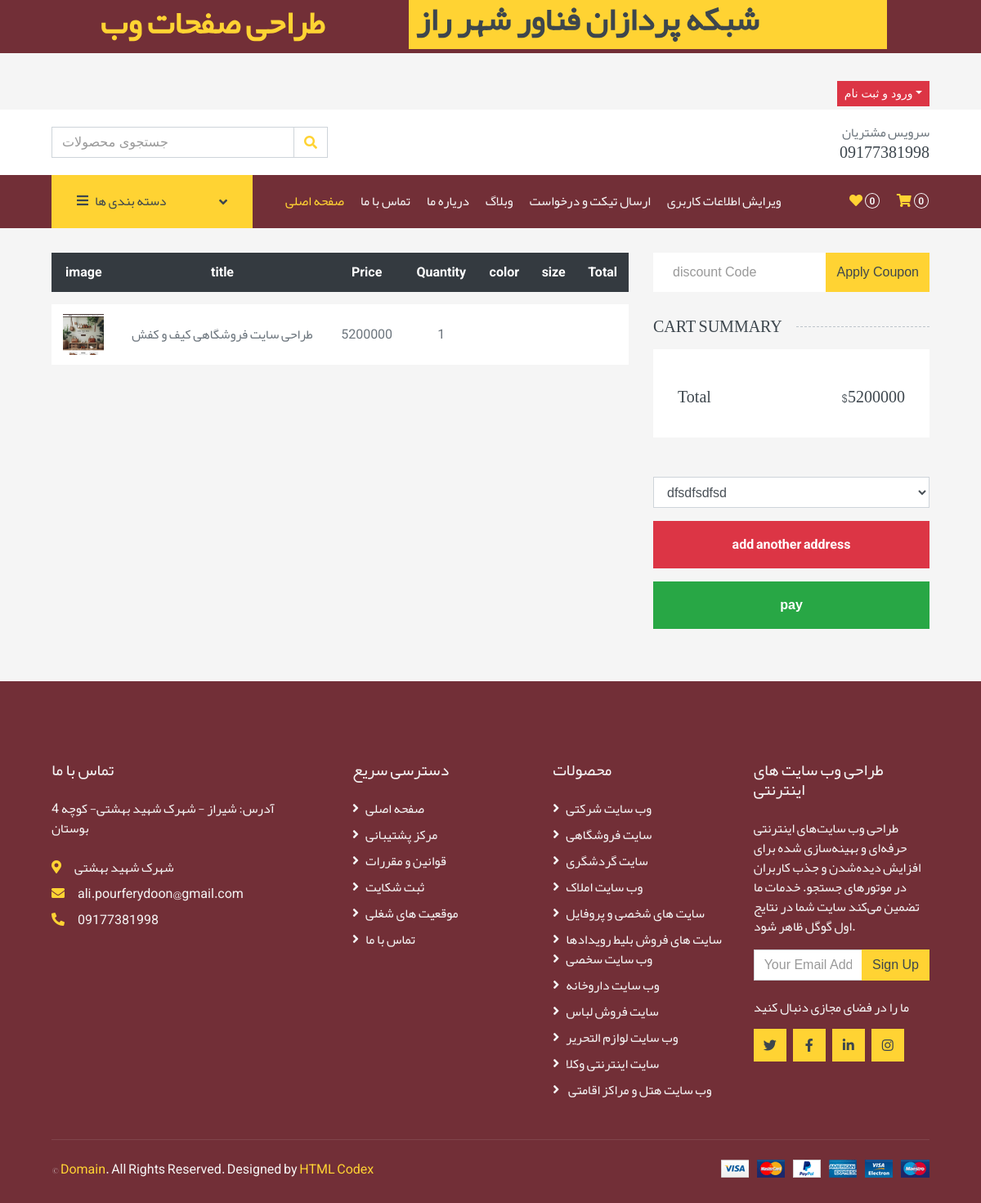
The page /cart/order/6 (signed in) on the database its author committed.
### cart/models.py (models this page shows, shortened)
class OrderItem(models.Model):
    order = models.ForeignKey(Order , on_delete=models.CASCADE , related_name= 'items')
    product = models.ForeignKey(Product , on_delete=models.CASCADE , related_name='items')
    size = models.CharField(max_length=12)
    color = models.CharField(max_length=12)
    quantity = models.IntegerField()
    price = models.IntegerField()

class Order(models.Model):
    user = models.ForeignKey(User,on_delete=models.CASCADE,related_name='order')
    total_price = models.IntegerField(default=0)
    created_at = models.DateTimeField(auto_now_add=True)
    is_paid = models.BooleanField(default=False)
    address = models.TextField(blank=True,null=True)

### product/models.py (models this page shows, shortened)
class Product(models.Model):
    category = models.ManyToManyField(Category)
    title = models.CharField(max_length=50)
    description =models.TextField()
    price = models.IntegerField()
    discount = models.IntegerField()
    image = models.ImageField(upload_to='products')

### cart/views.py (the view)
# urls.py: path('order/<int:pk>',views.OrderDetailView.as_view(),name='order_detail'),
class OrderDetailView(LoginRequiredMixin,View):
    def get(self , request , pk):
        order = get_object_or_404(Order,id=pk)
        return render(request,'cart/order_detail.html',{'order':order})

### cart/templates/cart/order_detail.html (shortened to what this page needs)
{% load static %}
<!DOCTYPE html>
<html lang="en">
<head>
    <link href="https://cdnjs.cloudflare.com/ajax/libs/font-awesome/5.10.0/css/all.min.css" rel="stylesheet">
    <link href=" {% static 'lib/animate/animate.min.css' %} " rel="stylesheet">
    <link href=" {% static 'lib/owlcarousel/assets/owl.carousel.min.css' %} " rel="stylesheet">
    <link href="{% static 'css/style.css' %} " rel="stylesheet">
</head>
<body>
<div class="container-fluid bg-dark mb-30" style="height: 65px;">
<div class=" d-flex flex-column flex-md-row align-items-center justify-content-center">
        <h1 class="hide-on-small col-lg-4 col-md-6 col-sm-12 pb-1 font h1 text-uppercase text-primary bg-dark px-2 mb-2 mb-md-0">طراحی صفحات وب</h1>
        <h2 style="height: 60px;" class="col-lg-6 col-md-6 col-sm-12 pb-1 font h1 text-uppercase text-dark bg-primary px-2 ml-n1 mb-2 mb-md-0"> شبکه پردازان فناور شهر راز</h2>
</div>
</div>
   <div class="container-fluid">
        <div class="row bg-secondary py-1 px-xl-5">
            <div class="col-lg-6 d-none d-lg-block">
            </div>
            <div class="col-lg-6 text-center text-lg-right">
                <div class="d-inline-flex align-items-center">
                    <div class="btn-group">
                        <button type="button" class="btn btn-sm btn-danger dropdown-toggle" data-toggle="dropdown">ورود و ثبت نام</button>
                    </div>
                </div>
            </div>
        </div>
        <div class="row align-items-center bg-light py-3 px-xl-5 d-none d-lg-flex">
            <div class="col-lg-4 col-6 text-left">
                <form action="{% url "home:search_product" %}" method="get">
                    <div class="input-group">
                        <input type="text" name="search" class="form-control" placeholder="جستجوی محصولات">
                        <div class="input-group-append">
                            <span class="input-group-text bg-transparent text-primary">
                                <i class="fa fa-search"></i>
                            </span>
                        </div>
                    </div>
                </form>
            </div>
            <div class="col-lg-8 col-6 text-right">
                <p class="m-0  ">سرویس مشتریان</p>
                <h5 class="m-0 font">09177381998</h5>
            </div>
        </div>
    </div>
    <div class="container-fluid bg-dark mb-30">
        <div class="row px-xl-5">
            <div class="col-lg-3 d-none d-lg-block">
                <a class="btn d-flex align-items-center justify-content-between bg-primary w-100" data-toggle="collapse" href="#navbar-vertical" style="height: 65px; padding: 0 30px;">
                    <h6 class="text-dark m-0"><i class="fa fa-bars mr-2"></i>دسته بندی ها</h6>
                    <i class="fa fa-angle-down text-dark"></i>
                </a>
            </div>
            <div class="col-lg-9">
                <nav class="navbar navbar-expand-lg bg-dark navbar-dark py-3 py-lg-0 px-0">
                    <div class="collapse navbar-collapse justify-content-between" id="navbarCollapse">
                        <div class="navbar-nav mr-auto py-0">
                            <a href=" {% url "home:home" %}" class="nav-item nav-link active">صفحه اصلی</a>
                            <a href=" {% url "account:contact-us" %}" class="nav-item nav-link">تماس با ما</a>
                            <a href=" {% url "home:aboutus" %}" class="nav-item nav-link">دریاره ما</a>
                            <a  class="nav-item nav-link" target="_blank" title="وبلاگ" href="{% url "blog:blog" %}">وبلاگ </a>
                            <a href=" {% url "ticket:ticket" %}" class="nav-item nav-link">ارسال تیکت و درخواست </a>
                            <a href=" {% url "ticket:ticket" %}" class="nav-item nav-link">ویرایش اطلاعات کاربری</a>
                        </div>
                        <div class="navbar-nav ml-auto py-0 d-none d-lg-block">
                            <a href="" class="btn px-0">
                                <i class="fas fa-heart text-primary"></i>
                                <span class="badge text-secondary border border-secondary rounded-circle" style="padding-bottom: 2px;">0</span>
                            </a>
                            <a href="" class="btn px-0 ml-3">
                                <i class="fas fa-shopping-cart text-primary"></i>
                                <span class="badge text-secondary border border-secondary rounded-circle" style="padding-bottom: 2px;">0</span>
                            </a>
                        </div>
                    </div>
                </nav>
            </div>
        </div>
    </div>
    <div class="container-fluid">
        <div class="row px-xl-5">
            <div class="col-lg-8 table-responsive mb-5">
                <table class="table table-light table-borderless table-hover text-center mb-0">
                    <thead class="thead-dark">
                        <tr>
                            <th>image</th>
                            <th>title</th>
                            <th>Price</th>
                            <th>Quantity</th>
                            <th>color</th>
                            <th>size</th>
                            <th>Total</th>
                        </tr>
                    </thead>
                    <tbody class="align-middle">
                        {% for item in order.items.all %}
                            <tr>
                            <td class="align-middle"><img src="{{item.product.image.url}}" alt="" style="width: 50px;"></td>
                            <td class="align-middle"> {{item.product.title}}</td>
                            <td class="align-middle">{{item.price}}</td>
                            <td class="align-middle">{{item.quantity}}</td>
                            <td class="align-middle">{{item.color}}</td>
                            <td class="align-middle">{{item.size}}</td>
                            <td class="align-middle">{{item.total}}</td>
                        </tr>
                        {% endfor %}
                    </tbody>
                </table>
            </div>
            <div class="col-lg-4">
                <form class="mb-30" action="{% url "cart:apply_discount" order.id %}" method="post">
                    <div class="input-group">
                        <input name="discount_code" type="text" class="form-control border-0 p-4" placeholder="discount Code">
                        <div class="input-group-append">
                            <button class="btn btn-primary">Apply Coupon</button>
                        </div>
                    </div>
                </form>
                <h5 class="section-title position-relative text-uppercase mb-3"><span class="bg-secondary pr-3">Cart Summary</span></h5>
                <div class="bg-light p-30 mb-5">
                    <div class="pt-2">
                        <div class="d-flex justify-content-between mt-2">
                            <h5>Total</h5>
                            <h5>${{ order.total_price }}</h5>
                        </div>
                    </div>
                </div>
            {% if request.user.addresses.all  %}
            <form action="{% url "cart:send_request" order.id %} " method="post">
            <select name="address" class="form-control" aria-label="Default select example">
            {% for address  in request.user.addresses.all %}
            <option value="{{address.id }}">{{address.address }}</option>
            {% endfor %}
            </select>
            <a href=" {% url "account:add_address" %}?next={% url "cart:order_detail" order.id %} "
            class="btn btn-block btn-danger font-weight-bold my-3 py-3">add another address</a>
            <button type="submit" class="btn btn-block btn-success font-weight-bold my-3 py-3">pay</button>
            </form>
            {% else %}
            <a href=" {% url "account:add_address" %}?next={% url "cart:order_detail" order.id %} "
            class="btn btn-block btn-danger font-weight-bold my-3 py-3">you dont have any address</a>
            {% endif %}
            </div>
        </div>
    </div>
 <div class="container-fluid bg-dark text-secondary mt-5 pt-5">
        <div class="row px-xl-5 pt-5">
            <div class="col-lg-4 col-md-12 mb-5 pr-3 pr-xl-5">
                <h5 class="text-secondary text-uppercase mb-4">تماس با ما</h5>
                <p class="mb-4">آدرس: شیراز - شهرک شهید بهشتی- کوچه 4 بوستان</p>
                <p class="mb-2"><i class="fa fa-map-marker-alt text-primary mr-3"></i>شهرک شهید بهشتی</p>
                <p class="mb-2"><i class="fa fa-envelope text-primary mr-3"></i>ali.pourferydoon@gmail.com</p>
                <p class="mb-0"><i class="fa fa-phone-alt text-primary mr-3"></i>09177381998</p>
            </div>
            <div class="col-lg-8 col-md-12">
                <div class="row">
                    <div class="col-md-4 mb-5">
                        <h5 class="text-secondary text-uppercase mb-4">دسترسی سریع</h5>
                        <div class="d-flex flex-column justify-content-start">
                            <a class="text-secondary mb-2" href=" {% url "home:home" %}"><i class="fa fa-angle-right mr-2"></i>صفحه اصلی</a>
                            <a class="text-secondary mb-2" href="#"><i class="fa fa-angle-right mr-2"></i>مرکز پشتیبانی</a>
                            <a class="text-secondary mb-2" href="#"><i class="fa fa-angle-right mr-2"></i>قوانین و مقررات</a>
                            <a class="text-secondary mb-2" href="#"><i class="fa fa-angle-right mr-2"></i>ثبت شکایت</a>
                            <a class="text-secondary mb-2" href="#"><i class="fa fa-angle-right mr-2"></i>موقعیت های شغلی</a>
                            <a class="text-secondary" href=" {% url "account:contact-us" %}"><i class="fa fa-angle-right mr-2"></i>تماس با ما</a>
                        </div>
                    </div>
                    <div class="col-md-4 mb-5">
                        <h5 class="text-secondary text-uppercase mb-4">محصولات</h5>
                        <div class="d-flex flex-column justify-content-start">
                            <a class="text-secondary mb-2" href="#"><i class="fa fa-angle-right mr-2"></i>وب سایت شرکتی</a>
                            <a class="text-secondary mb-2" href="#"><i class="fa fa-angle-right mr-2"></i>سایت فروشگاهی</a>
                            <a class="text-secondary mb-2" href="#"><i class="fa fa-angle-right mr-2"></i>سایت گردشگری</a>
                            <a class="text-secondary mb-2" href="#"><i class="fa fa-angle-right mr-2"></i>وب سایت املاک</a>
                            <a class="text-secondary mb-2" href="#"><i class="fa fa-angle-right mr-2"></i>سایت های شخصی و پروفایل</a>
                            <a class="text-secondary" href="#"><i class="fa fa-angle-right mr-2"></i>سایت های فروش بلیط رویدادها</a>
                             <a class="text-secondary mb-2" href="#"><i class="fa fa-angle-right mr-2"></i>وب سایت سخصی</a>
                            <a class="text-secondary mb-2" href="#"><i class="fa fa-angle-right mr-2"></i>وب سایت داروخانه </a>
                            <a class="text-secondary mb-2" href="#"><i class="fa fa-angle-right mr-2"></i>سایت فروش لباس</a>
                            <a class="text-secondary mb-2" href="#"><i class="fa fa-angle-right mr-2"></i>وب سایت لوازم التحریر</a>
                            <a class="text-secondary mb-2" href="#"><i class="fa fa-angle-right mr-2"></i>سایت اینترنتی وکلا </a>
                            <a class="text-secondary" href="#"><i class="fa fa-angle-right mr-2"></i> وب سایت هتل و مراکز اقامتی</a>
                        </div>
                    </div>
                    <div class="col-md-4 mb-5">
                        <h5 class="text-secondary text-uppercase mb-4">طراحی وب سایت های اینترنتی</h5>
                        <p>طراحی وب سایت‌های اینترنتی حرفه‌ای و بهینه‌سازی شده برای
                            افزایش دیده‌شدن و جذب کاربران در موتورهای جستجو. خدمات ما تضمین می‌کند سایت شما در نتایج اول گوگل ظاهر شود.</p>
                        <form action="">
                            <div class="input-group">
                                <input type="text" class="form-control" placeholder="Your Email Address">
                                <div class="input-group-append">
                                    <button class="btn btn-primary">Sign Up</button>
                                </div>
                            </div>
                        </form>
                        <h6 class="text-secondary text-uppercase mt-4 mb-3">ما را در فضای مجازی دنبال کنید</h6>
                        <div class="d-flex">
                            <a class="btn btn-primary btn-square mr-2" href="#"><i class="fab fa-twitter"></i></a>
                            <a class="btn btn-primary btn-square mr-2" href="#"><i class="fab fa-facebook-f"></i></a>
                            <a class="btn btn-primary btn-square mr-2" href="#"><i class="fab fa-linkedin-in"></i></a>
                            <a class="btn btn-primary btn-square" href="#"><i class="fab fa-instagram"></i></a>
                        </div>
                    </div>
                </div>
            </div>
        </div>
        <div class="row border-top mx-xl-5 py-4" style="border-color: rgba(256, 256, 256, .1) !important;">
            <div class="col-md-6 px-xl-0">
                <p class="mb-md-0 text-center text-md-left text-secondary">
                    &copy; <a class="text-primary" href="#">Domain</a>. All Rights Reserved. Designed
                    by
                    <a class="text-primary" href="https://htmlcodex.com">HTML Codex</a>
                </p>
            </div>
            <div class="col-md-6 px-xl-0 text-center text-md-right">
                <img class="img-fluid" src="{% static 'img/payments.png' %}" alt="">
            </div>
        </div>
    </div>
    </body>
</html>

### rows shown on the page
OrderItem: product.image (picture), product "طراحی سایت فروشگاهی کیف و کفش", price "5200000", quantity "1"
Order: total_price "5200000"

### other values the page prints
form field address "dfsdfsdfsd"
